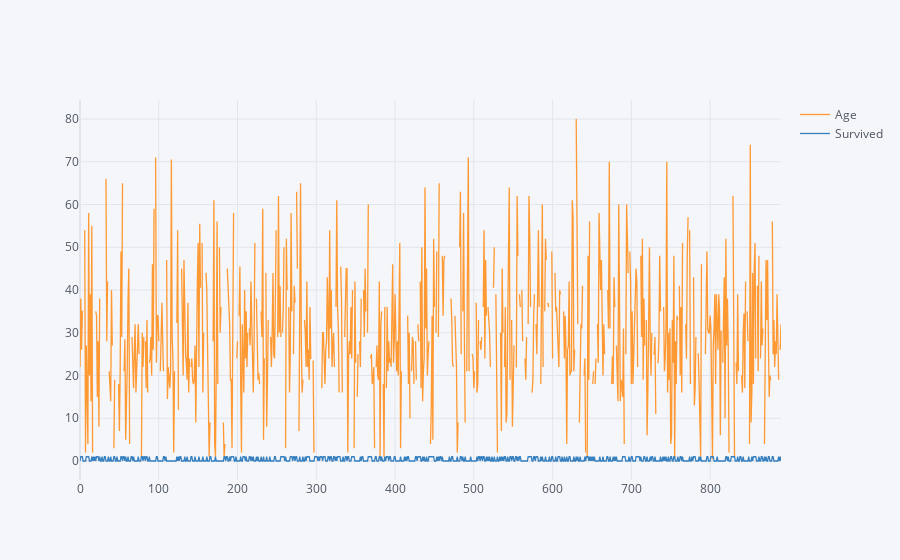

Notebook code for this chart:
### Code cell
train[['Age','Survived']].iplot()

### Figure 1 — Plotly figure (JSON) as saved in the notebook; plotly's stock layout.template omitted (floating-point values rounded to 4 significant figures; data arrays with more than 128 entries replaced by an {"elided": "..."} marker saying what was removed)
{"data": [{"line": {"color": "rgba(255, 153, 51, 1.0)", "dash": "solid", "shape": "linear", "width": 1.3}, "mode": "lines", "name": "Age", "text": "", "type": "scatter", "x": {"elided": "891 int values"}, "y": {"elided": "891 mixed values"}}, {"line": {"color": "rgba(55, 128, 191, 1.0)", "dash": "solid", "shape": "linear", "width": 1.3}, "mode": "lines", "name": "Survived", "text": "", "type": "scatter", "x": {"elided": "891 int values"}, "y": {"elided": "891 int values"}}], "layout": {"legend": {"bgcolor": "#F5F6F9", "font": {"color": "#4D5663"}}, "paper_bgcolor": "#F5F6F9", "plot_bgcolor": "#F5F6F9", "title": {"font": {"color": "#4D5663"}}, "xaxis": {"gridcolor": "#E1E5ED", "showgrid": true, "tickfont": {"color": "#4D5663"}, "title": {"font": {"color": "#4D5663"}, "text": ""}, "zerolinecolor": "#E1E5ED"}, "yaxis": {"gridcolor": "#E1E5ED", "showgrid": true, "tickfont": {"color": "#4D5663"}, "title": {"font": {"color": "#4D5663"}, "text": ""}, "zerolinecolor": "#E1E5ED"}}}
